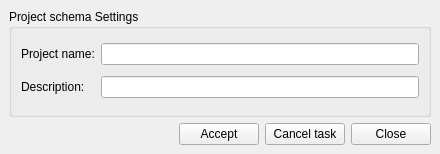
<?xml version="1.0" encoding="UTF-8"?>
<ui version="4.0">
 <class>dlg_admin_assetdbproject</class>
 <widget class="QMainWindow" name="dlg_admin_assetdbproject">
  <property name="geometry">
   <rect>
    <x>0</x>
    <y>0</y>
    <width>440</width>
    <height>154</height>
   </rect>
  </property>
  <property name="windowTitle">
   <string>Create project</string>
  </property>
  <widget class="QWidget" name="centralwidget">
   <layout class="QGridLayout" name="gridLayout">
    <item row="0" column="0" colspan="5">
     <widget class="QGroupBox" name="grb_projectschema">
      <property name="title">
       <string>Project schema Settings</string>
      </property>
      <layout class="QGridLayout" name="gridLayout_2">
       <item row="3" column="1">
        <widget class="QLineEdit" name="project_descript"/>
       </item>
       <item row="3" column="0">
        <widget class="QLabel" name="lbl_descript">
         <property name="layoutDirection">
          <enum>Qt::LeftToRight</enum>
         </property>
         <property name="text">
          <string>Description:</string>
         </property>
         <property name="alignment">
          <set>Qt::AlignJustify|Qt::AlignVCenter</set>
         </property>
        </widget>
       </item>
       <item row="2" column="0">
        <widget class="QLabel" name="lbl_project_name">
         <property name="layoutDirection">
          <enum>Qt::LeftToRight</enum>
         </property>
         <property name="text">
          <string>Project name:</string>
         </property>
         <property name="alignment">
          <set>Qt::AlignLeading|Qt::AlignLeft|Qt::AlignVCenter</set>
         </property>
        </widget>
       </item>
       <item row="2" column="1">
        <widget class="QLineEdit" name="project_name"/>
       </item>
      </layout>
      <zorder>project_name</zorder>
      <zorder>lbl_descript</zorder>
      <zorder>lbl_project_name</zorder>
      <zorder>project_descript</zorder>
     </widget>
    </item>
    <item row="4" column="0" colspan="5">
     <layout class="QGridLayout" name="lyt_buttons">
      <item row="0" column="0">
       <widget class="QLabel" name="lbl_time">
        <property name="text">
         <string/>
        </property>
       </widget>
      </item>
      <item row="0" column="1">
       <spacer name="horizontalSpacer">
        <property name="orientation">
         <enum>Qt::Horizontal</enum>
        </property>
        <property name="sizeHint" stdset="0">
         <size>
          <width>40</width>
          <height>20</height>
         </size>
        </property>
       </spacer>
      </item>
      <item row="0" column="2">
       <widget class="QPushButton" name="btn_accept">
        <property name="text">
         <string>Accept</string>
        </property>
       </widget>
      </item>
      <item row="0" column="3">
       <widget class="QPushButton" name="btn_cancel_task">
        <property name="text">
         <string>Cancel task</string>
        </property>
       </widget>
      </item>
      <item row="0" column="4">
       <widget class="QPushButton" name="btn_close">
        <property name="text">
         <string>Close</string>
        </property>
       </widget>
      </item>
     </layout>
    </item>
   </layout>
  </widget>
  <action name="actionCreate_Sample">
   <property name="text">
    <string>Create Sample</string>
   </property>
  </action>
  <action name="actionCreate_Sample_Dev">
   <property name="text">
    <string>Create Sample Dev</string>
   </property>
  </action>
 </widget>
 <tabstops>
  <tabstop>project_name</tabstop>
  <tabstop>project_descript</tabstop>
  <tabstop>btn_accept</tabstop>
  <tabstop>btn_cancel_task</tabstop>
  <tabstop>btn_close</tabstop>
 </tabstops>
 <resources/>
 <connections/>
</ui>
